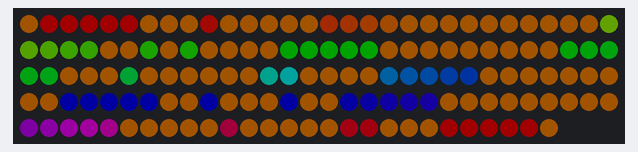
This sketch was run on a simulated Arduino Uno, built with avr-gcc and run on an emulated ATmega328P. Parts: 147 RGB LEDs in strip order, left to right, continuing on the next row. Dim RGB values are drawn brighter than linear; the strip is taken to match the declared colour order.

Above: at 0.14 s.
At 5.95 s:
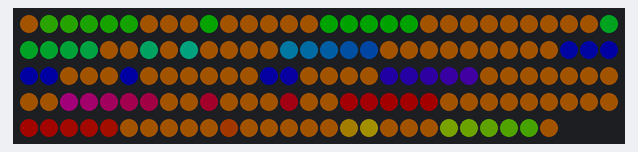
At 10.06 s:
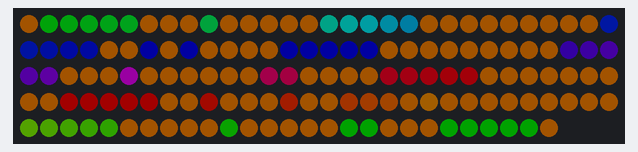
At 20.07 s:
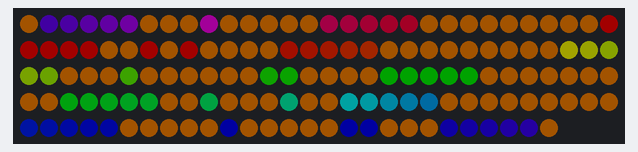
At 29.99 s:
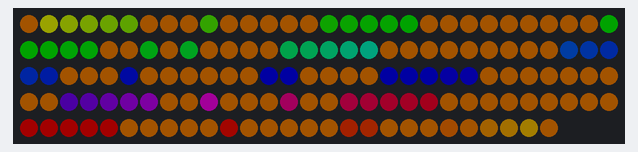
At 39.93 s:
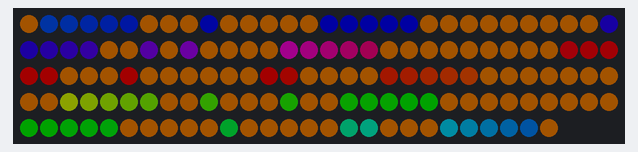

The sketch:

manonProgram.ino
```cpp
#include <Adafruit_NeoPixel.h>
#ifdef __AVR__
    #include <avr/power.h> // Required for 16 MHz Adafruit Trinket
#endif

#define LED_PIN    6    //Led Pin output
#define LED_COUNT 147   //Number of Led connected

Adafruit_NeoPixel strip(LED_COUNT, LED_PIN, NEO_RGB + NEO_KHZ800);
//  arg1 = number of leds
//  arg2 = pin output on arduino
//  arg3 = pixel type + frequence
    //  pixel type : NEO_GRB, NEO_RGB, NEO_RGBW

void setup() {
    #if defined(__AVR_ATtiniy85__) && (F_CPU == 16000000)
        clock_prescale_set(clock_div_1);
    #endif

    strip.begin();          // INITIALIZE NeoPixel strip object (REQUIRED)
    strip.show();           // Turn OFF all pixels ASAP
    strip.setBrightness(35); // Set BRIGHTNESS (max = 255)

}

void loop() {
    rainbowManon(10);
}


void rainbowManon(int wait) {
    int manon[61] = {1, 2, 3, 4, 5, 9, 15, 16, 17, 18, 19, 29, 30, 31, 32, 33, 36, 38, 43, 44, 45, 46, 47, 57, 58, 59, 60, 61, 65, 72, 73, 78, 79, 80, 81, 82, 92, 93, 94, 95, 96, 99, 103, 106, 107, 108, 109, 110, 120, 121, 122, 123, 124, 130, 136, 137, 141, 142, 143, 144, 145};

    for(long firstPixelHue = 0; firstPixelHue < 5*65536; firstPixelHue += 256) {
        for(int i=0; i<strip.numPixels(); i++) {
            int pixelHue = firstPixelHue + (i * 65536L / strip.numPixels());

            // strip.setPixelColor(i, strip.gamma32(strip.ColorHSV(pixelHue)));

            int test = false;
            for (int x=0; x < 61; x++) {
                if (manon[x] == i) {
                    test = true;
                }
            };
            if (test != true) {
                strip.setPixelColor(i, 255, 130, 0);
            } else {
                strip.setPixelColor(i, strip.gamma32(strip.ColorHSV(pixelHue)));
            };
        };

        strip.show(); // Update strip with new contents
        delay(wait);  // Pause for a moment
    }
}
```
